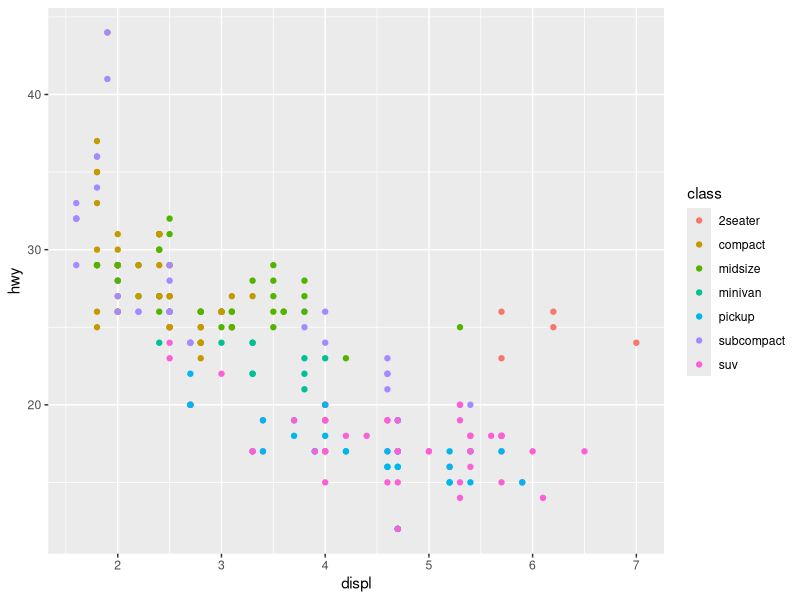
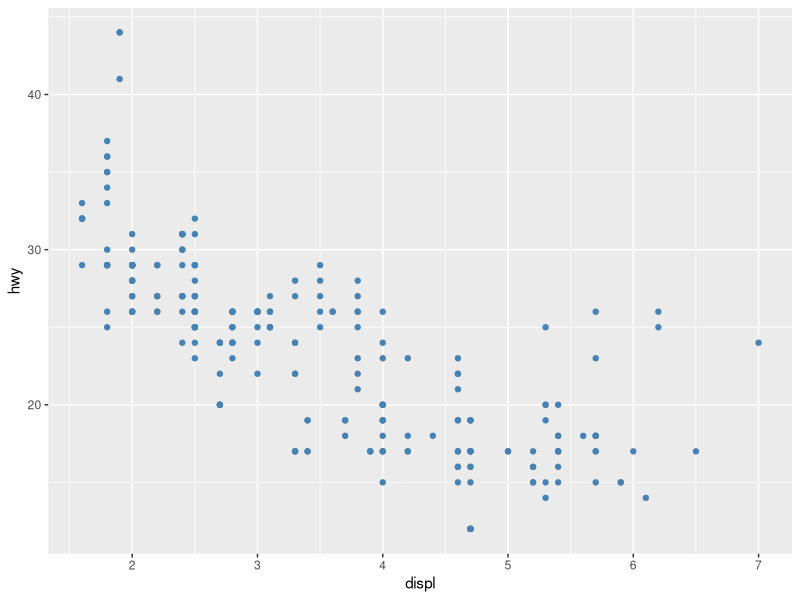
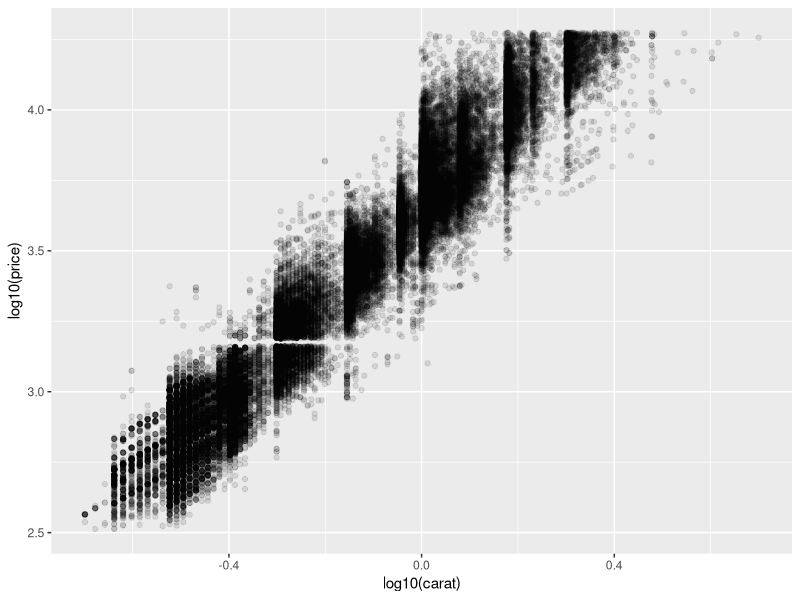
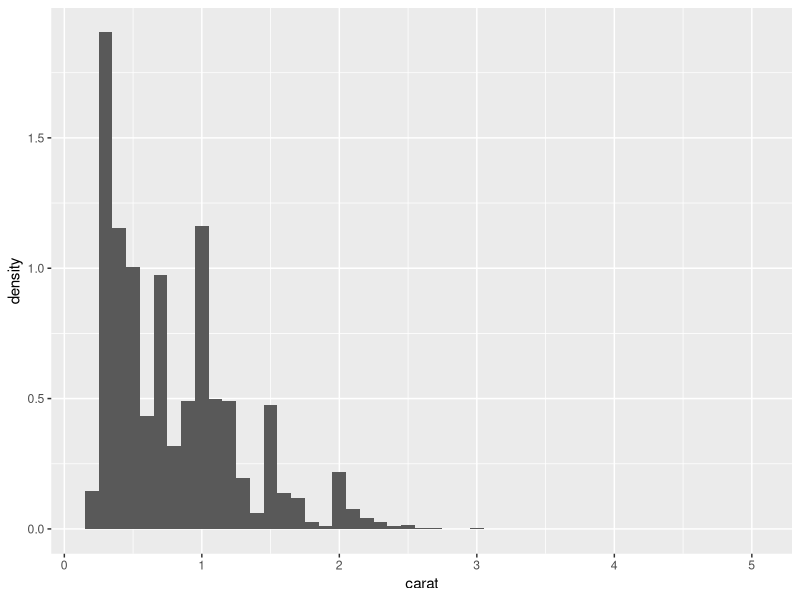
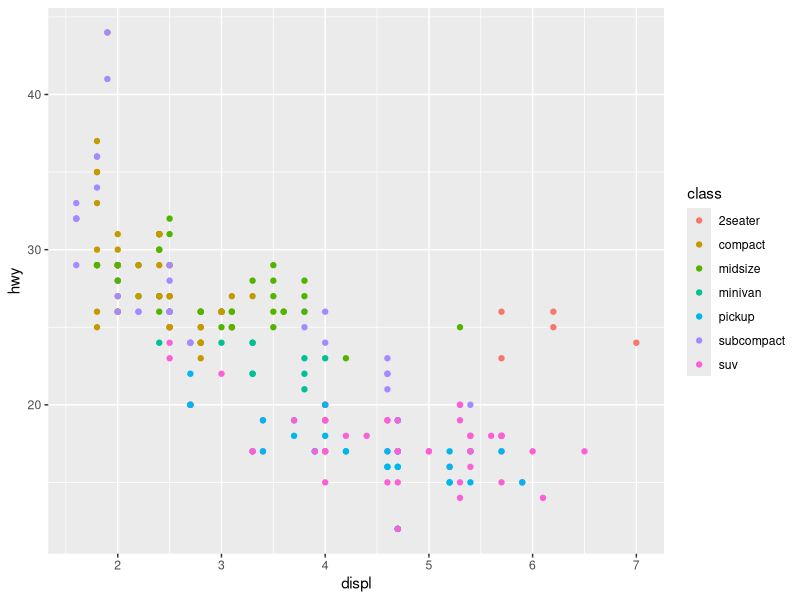
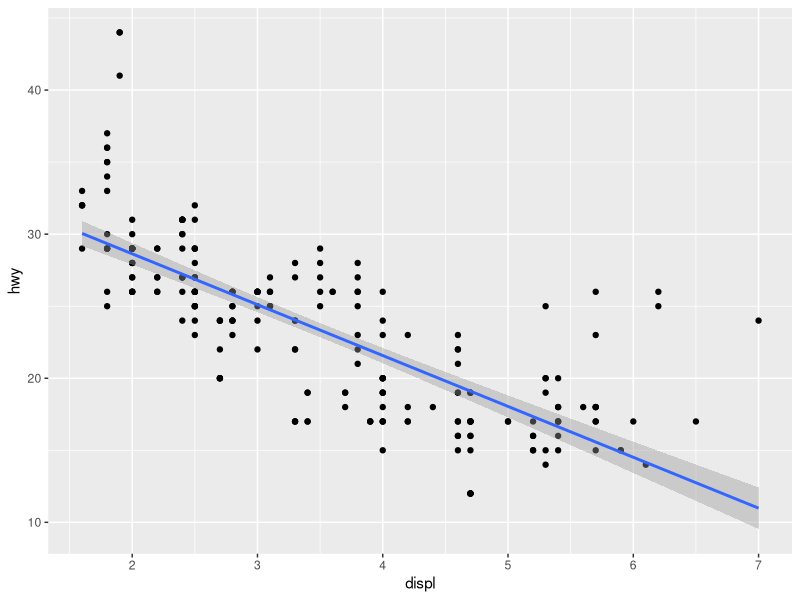
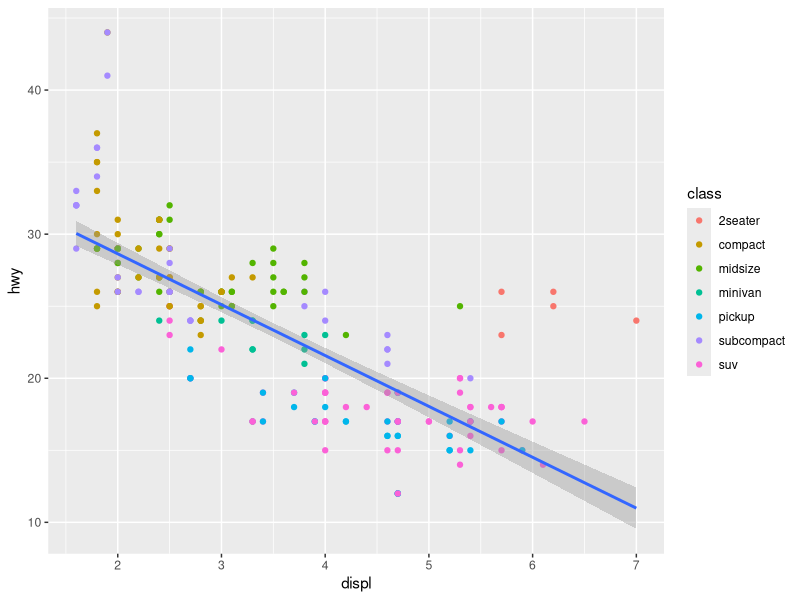
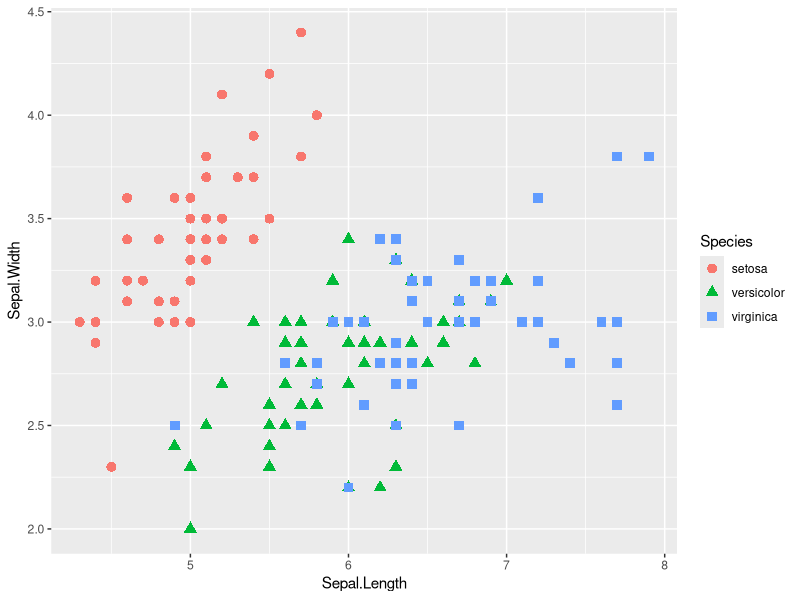

These charts were generated, in order, by the following R code:
## ---- chunk 1
library(ggplot2)
# Mapping colour to a column (legend appears)
ggplot(mpg, aes(displ, hwy, colour = class)) + geom_point()

# Setting constant colour (no legend)
ggplot(mpg, aes(displ, hwy)) + geom_point(colour = "steelblue")

# Expression inside aes
ggplot(diamonds, aes(x = log10(carat), y = log10(price))) + geom_point(alpha = 0.1)

# After-stat for histogram density
ggplot(diamonds, aes(x = carat, y = after_stat(density))) + geom_histogram(binwidth = 0.1)
## ---- chunk 2
library(ggplot2)

ggplot(mpg, aes(x = displ, y = hwy, colour = class)) +
  geom_point()
## ---- chunk 3
base <- ggplot(mpg, aes(displ, hwy))
base + geom_point() + geom_smooth(method = "lm")

# Local override: colour only in points
base + geom_point(aes(colour = class)) +
  geom_smooth(method = "lm", se = TRUE)
## ---- chunk 4
# Categorical colour + shape
ggplot(iris, aes(Sepal.Length, Sepal.Width, colour = Species, shape = Species)) +
  geom_point(size = 3)
## ---- chunk 5
# Custom axis limits, breaks, labels
ggplot(mpg, aes(displ, hwy)) +
  geom_point() +
  geom_smooth(method = "lm", se = TRUE) +
  scale_x_continuous(name = "Engine displacement (L)", limits = c(1, 7), breaks = 1:7) +
  scale_y_continuous(name = "Highway MPG")
## ---- chunk 6
# Map cylinders to size; bound on-screen span
ggplot(mpg, aes(displ, hwy, size = cyl)) +
  geom_point(alpha = 0.6) +
  scale_size_continuous(range = c(2, 12))
## ---- chunk 7
# Continuous, perceptually uniform

ggplot(mpg, aes(displ, hwy, colour = cty)) +
  geom_point() +
  scale_colour_viridis_c(option = "C", direction = -1)

# Categorical palette
ggplot(mpg, aes(class, fill = drv)) +
  geom_bar(position = "dodge") +
  scale_fill_brewer(palette = "Set2")
## ---- chunk 8
# Dense scatter with transparency
set.seed(1)
small <- diamonds[sample(nrow(diamonds), 3000), ]

ggplot(small, aes(carat, price)) +
  geom_point(alpha = 0.25)
## ---- chunk 9
# Wrap by car class
ggplot(mpg, aes(displ, hwy)) +
  geom_point(alpha = 0.6) +
  facet_wrap(~ class, ncol = 4)
## ---- chunk 10
# Grid by drive type and cylinders
mpg$cyl_f <- factor(mpg$cyl)

ggplot(mpg, aes(displ, hwy)) +
  geom_point(alpha = 0.6) +
  facet_grid(drv ~ cyl_f)
## ---- chunk 11
# Free y-scale per panel
by_drv <- ggplot(mpg, aes(displ, hwy)) + geom_point(alpha = 0.6)
by_drv + facet_wrap(~ drv, scales = "free_y")
## ---- chunk 12
# Continuous colourbar
p <- ggplot(mpg, aes(displ, hwy, colour = cty)) + geom_point()

p + guides(colour = guide_colourbar(barheight = grid::unit(80, "pt"),
                                    barwidth  = grid::unit(8, "pt")))
## ---- chunk 13
# Discrete legend with custom title and order
p2 <- ggplot(mpg, aes(displ, hwy, colour = class)) + geom_point()

p2 + scale_colour_brewer(name = "Vehicle class", palette = "Dark2") +
  guides(colour = guide_legend(reverse = TRUE, override.aes = list(size = 4)))
## ---- chunk 14
# Label formatting
library(scales)

ggplot(economics, aes(date, unemploy)) +
  geom_line() +
  scale_x_date(date_breaks = "2 years", date_labels = "%Y") +
  scale_y_continuous(labels = scales::label_number(scale_cut = scales::cut_short_scale())) +
  labs(y = "Unemployed (persons)")
## ---- chunk 15
# Place legend below; compact theme
p2 + theme_minimal(base_size = 12) +
  theme(legend.position = "bottom",
        legend.box = "vertical",
        legend.title = element_text(face = "bold"))
## ---- chunk 16
# Avoid pie when bar does better
counts <- as.data.frame(table(mpg$class))

# Bar (better)
ggplot(counts, aes(Var1, Freq)) + geom_col() + coord_flip() +
  labs(x = "Class", y = "Count")
## ---- chunk 17
# Categorical palette with good separability
p_bar <- ggplot(mpg, aes(class, fill = drv)) +
  geom_bar(position = position_dodge(width = 0.8)) +
  scale_fill_brewer(palette = "Set2", name = "Drive") +
  theme_minimal(base_size = 12) + theme(legend.position = "bottom")

p_bar
## ---- chunk 18
library(ggrepel)

g <- ggplot(mtcars, aes(wt, mpg, label = rownames(mtcars))) +
  geom_point() +
  geom_text_repel(size = 3) +
  labs(x = "Weight (1000 lbs)", y = "MPG")

g
## ---- chunk 19
# Textures (requires ggpattern if installed)
# install.packages("ggpattern")
# library(ggpattern)
# ggplot(mpg, aes(class, fill = drv)) +
#   geom_bar_pattern(pattern = "stripe")
## ---- chunk 20
# Density & binning alternatives for overplotting
p_hex <- ggplot(diamonds, aes(carat, price)) +
  geom_hex(bins = 40) +
  scale_fill_viridis_c()

p_bin2d <- ggplot(diamonds, aes(carat, price)) +
  geom_bin2d(bins = 40)

p_hex
## ---- chunk 21
lab_fun <- labeller(.rows = label_both, .cols = label_both)

ggplot(mpg, aes(displ, hwy)) +
  geom_point(alpha = 0.6) +
  facet_grid(drv ~ cyl_f, scales = "free_y", labeller = lab_fun)
## ---- chunk 22
# Panels resized to content
by_cyl <- ggplot(mpg, aes(hwy, fill = drv)) +
  geom_histogram(binwidth = 2, position = "identity", alpha = 0.5) +
  facet_wrap(~ cyl_f, scales = "free_y")

by_cyl
## ---- chunk 23
# Remove a guide
p2 + guides(colour = "none")
## ---- chunk 24
# Rename titles in a single place (flows to guides and axes)
p2 + labs(colour = "Class", x = "Displacement (L)", y = "Hwy MPG")
## ---- chunk 25
# Multi-aesthetic legends: order guides and override aesthetics for clarity
ggplot(mpg, aes(displ, hwy, colour = class, shape = drv)) +
  geom_point(size = 3) +
  guides(
    colour = guide_legend(order = 1),
    shape  = guide_legend(order = 2)
  )
## ---- chunk 26
# Theme families
p2 + theme_minimal()
p2 + theme_classic()
p2 + theme_bw()
## ---- chunk 27
# Establish a clear baseline, then emphasise what's important
p2 + theme_minimal(base_size = 12, base_family = "") +
  theme(panel.grid.minor = element_blank(),
        plot.title = element_text(face = "bold")) +
  labs(title = "Fuel economy by class")
## ---- chunk 28
# Mapping vs setting example
bad <- ggplot(mpg, aes(displ, hwy, colour = "red")) + geom_point()
good <- ggplot(mpg, aes(displ, hwy)) + geom_point(colour = "red")

list(bad = bad, good = good)
